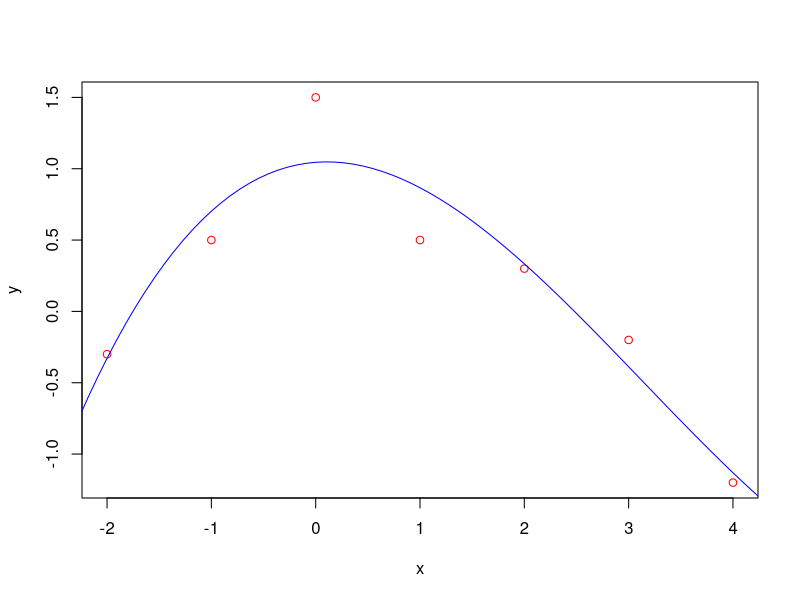

Write R code to recreate this figure.
Fi = function(x)
{
    z = c( 1:3 )
    z[1] = 1
    z[2] = x
    z[3] = x^2
    return ( z )
}

MNKSolvePolinom = function(x, y, n, k)
{
    C = matrix(nrow = k, ncol = k)
    for (j in 1:k)
	{

      for (m in 1:k)
	{
            s = 0
            for( i in 1:n)
		{
                	s = s + x[i]^(m + j - 2)
            }
            C[j, m] = s
        	}
    	}

    	d = c(1:k)
    	for( j in 1:k)
	{
        
        s = 0
        for( i in 1:n)
		{
            	s = s + y[i] * x[i]^(j - 1)
        	}
        	d[j] = s
    	}
    	a = solve(C, d)
    	return ( a )
}

f = function(x,a)
{
    return (a[1] + a[2] * x + a[3] * x^2 + a[4] * x^3)
} 

x = c(-2, -1, 0, 1, 2, 3, 4)
y = c(-0.3, 0.5, 1.5, 0.5, 0.3, -0.2, -1.2)
n = 7
k = 4
    
#x = c(-1.5, -1, -0.5, 0, 0.5, 1, 1.5, 2, 2.5)
#y = c(9.8, 6.4, 5.2, 1.7, 2.9, 5.6, 7.2, 16.5, 27.5)
#n = 9
#k = 4

a1 = MNKSolvePolinom(x, y, n, k)
a1
  
a = -3; b = 6; n = 100
h = (b - a) / (n - 1)
x1 = c(1:n)
y1 = c(1:n)

for(i in 1:n) 
{
    x1[i] = a + h * (i - 1)
    y1[i] = f(x1[i], a1)
}

plot(x, y, type="p", col="red")
lines(x1, y1, col="blue")



    